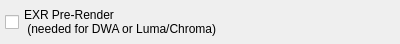
<?xml version="1.0" encoding="UTF-8"?>
<ui version="4.0">
 <class>BlockEXR</class>
 <widget class="QWidget" name="BlockEXR">
  <property name="geometry">
   <rect>
    <x>0</x>
    <y>0</y>
    <width>400</width>
    <height>41</height>
   </rect>
  </property>
  <property name="windowTitle">
   <string>Form</string>
  </property>
  <layout class="QVBoxLayout" name="verticalLayout">
   <property name="spacing">
    <number>3</number>
   </property>
   <property name="leftMargin">
    <number>5</number>
   </property>
   <property name="topMargin">
    <number>5</number>
   </property>
   <property name="rightMargin">
    <number>5</number>
   </property>
   <property name="bottomMargin">
    <number>5</number>
   </property>
   <item>
    <widget class="QCheckBox" name="exrPreRenderButton">
     <property name="text">
      <string>EXR Pre-Render
 (needed for DWA or Luma/Chroma)</string>
     </property>
    </widget>
   </item>
  </layout>
 </widget>
 <resources/>
 <connections/>
</ui>
